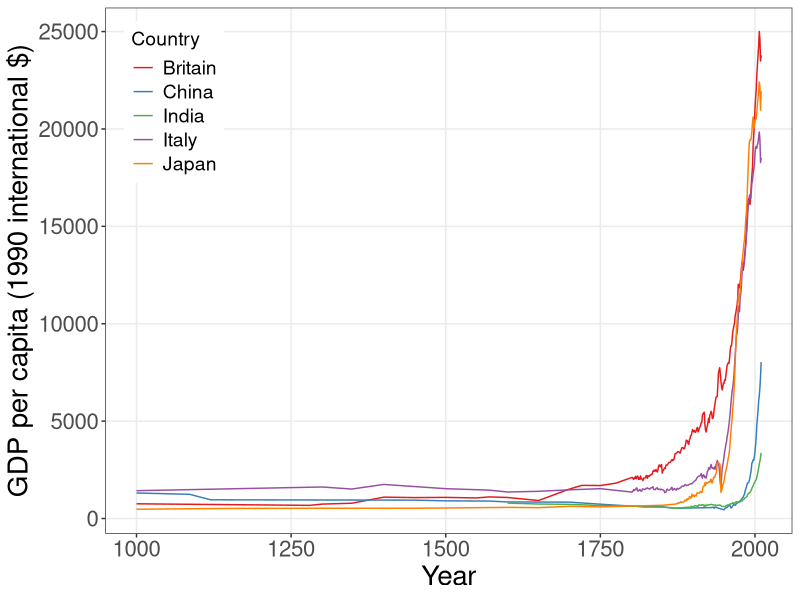

Source code (R):
#' Graph Designer(s): Simon Halliday, Scott Cohn
#' Authors: Bowles and Halliday
#' Title: Coordination, Conflict and Competition: A Text in Microeconomics

library("tidyverse")
library("dplyr")
library("ggthemes")

GDPData <- read_csv("capitalism/data/GDPData.csv")
grays <- gray.colors(25, start = 1, end = 0, alpha = 1)

# Wrangle -----------------------------------------------------------------

# GDP2 <- 
#   GDPData %>%
#   mutate(China = parse_number(`China GDP per capita`), 
#          Britain = parse_number(`Britain GDP per capita`), 
#          Italy = parse_number(`Italy GDP per capita`), 
#          Japan = parse_number(`Japan GDP per capita`), 
#          India = parse_number(`India GDP per capita`)) 
GDP2 <- 
  GDPData %>%
  rename("China" = "China GDP per capita", 
         "Britain" = "Britain GDP per capita", 
         "Italy" = "Italy GDP per capita", 
         "Japan" = "Japan GDP per capita", 
         "India" = "India GDP per capita") 

GDP3 <- 
  GDP2 %>%
  select(Year, China, Britain, Italy, Japan, India) %>% 
  gather(country, gdp, China:India) # wide to long

history <- data.frame(year = c(1334, 1350, 1680, 1776, 1793, 1867, 1989), 
                      event = c("Ibn Battuta Visits India", 
                                "Bubonic Plague Strikes Europe", 
                                "Haiti & Cuba Richer than US Colonies", 
                                "Adam Smith's Wealth of Nations Published", 
                                "India Colonized by British", 
                                "Marx publishes Capital", 
                                "End of Soviet Rule; Market Reforms in China & Russia"), 
                      country = c("India", "Italy", "Britain", 
                                  "Britain", "India", "Britain", "China"))

# Plot --------------------------------------------------------------------

plotGDP <- GDP3 %>% 
  ggplot(aes(x = Year, y = gdp, color = country)) +
  geom_line() + 
  scale_color_brewer(palette = "Set1") + 
  labs(x = "Year", y = "GDP per capita", color = "Country") +
  ylab("GDP per capita (1990 international $)") +
  theme_bw() + 
  theme(panel.grid.minor = element_blank(),
        legend.position = c(0.1, 0.82),
        legend.text = element_text(size = 14),
        legend.title = element_text(size = 14),
        axis.text = element_text(size = 16),
        axis.title = element_text(size = 20))

ggsave("capitalism/gdp.pdf", height = 6, width = 8, units = "in")

# annotate(geom = "text", x = 1280, y = 5000, label = "Ibn Battuta \nvisits India \n(1334)") +
# annotate(
#   geom = "curve", x = 1280, y = 3500, xend = 1334, yend = 1000, 
#   curvature = 0, arrow = arrow(length = unit(2, "mm"))
# ) +
# annotate(geom = "text", x = 1430, y = 5000, label = "Bubonic plague \nstrikes Europe \n(1350)") +
# annotate(
#   geom = "curve", x = 1430, y = 3500, xend = 1350, yend = 1000, 
#   curvature = 0, arrow = arrow(length = unit(2, "mm"))
# ) +
# annotate(geom = "text", x = 1550, y = 8500, label = "Haiti & Cuba \nricher than \nUS colonies \n(1680)") +
# annotate(
#   geom = "curve", x = 1550, y = 6200, xend = 1680, yend = 1000, 
#   curvature = 0, arrow = arrow(length = unit(2, "mm"))
# ) +
# annotate(geom = "text", x = 1680, y = 13000, label = "Adam Smith's \nWealth of Nations \npublished \n(1776)") +
# annotate(
#   geom = "curve", x = 1680, y = 11000, xend = 1776, yend = 2000, 
#   curvature = 0, arrow = arrow(length = unit(2, "mm"))
# ) +
# annotate(geom = "text", x = 1800, y = 9000, label = "India \ncolonized \nby British \n(1793)") +
# annotate(
#   geom = "curve", x = 1800, y = 6700, xend = 1793, yend = 1000, 
#   curvature = 0, arrow = arrow(length = unit(2, "mm"))
# ) +
# annotate(geom = "text", x = 1880, y = 13000, label = "Marx \npublishes \nCapital \n(1867)") +
# annotate(
#   geom = "curve", x = 1880, y = 10700, xend = 1880, yend = 3700, 
#   curvature = 0, arrow = arrow(length = unit(2, "mm"))
# ) +
# annotate(geom = "text", x = 1900, y = 17000, label = "End of Soviet rule; \nmarket reforms in \nChina & Russia \n(1989)") +
# annotate(
#   geom = "curve", x = 1920, y = 15000, xend = 1989, yend = 3700, 
#   curvature = -0.1, arrow = arrow(length = unit(2, "mm"))
# ) +
# xlim(1250, max(GDP3$Year)) + 
